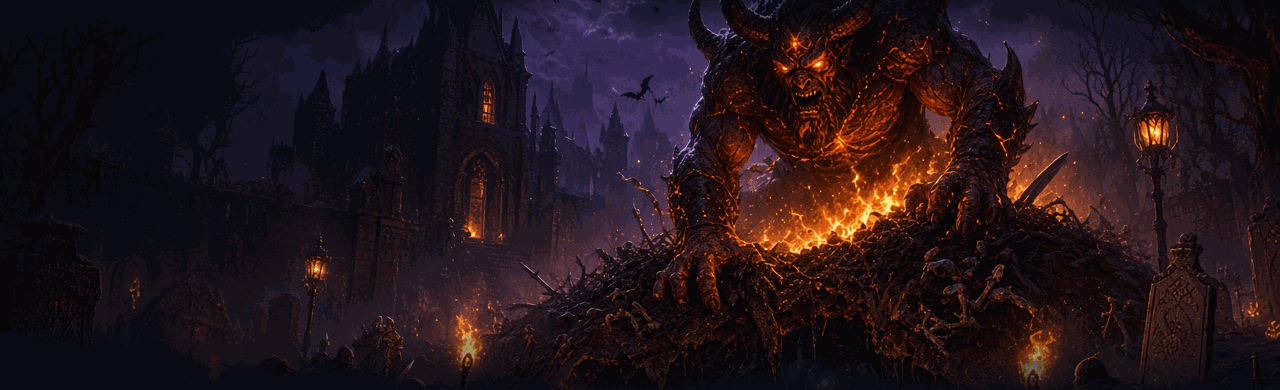
#> input picture images/gravewatch/rising-banner.png, 1280 x 390 px
$ python build-gravewatch-event-card.py
#> lines starting #> are read from the running program, lines starting #| are printed output that depends on the picture
"""Build the HUD event-card thumbnail from the full Gravewatch banner."""

from pathlib import Path

from PIL import Image, ImageEnhance

ROOT = Path(__file__).resolve().parents[1]
source = Image.open(ROOT / "images/gravewatch/rising-banner.png").convert("RGB")
#> source is the input picture: PIL image 1280x390 RGB; mean R, G, B 35.6, 21.4, 27.2

# A close crop keeps the demon, graveyard and fire readable at the HUD's small size.
card = source.crop((360, 35, 1120, 355))
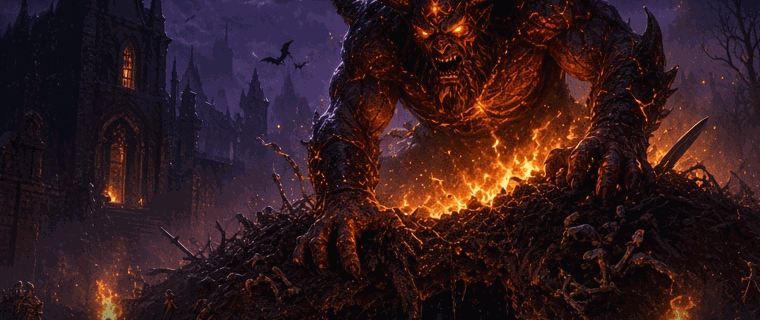
#> card: PIL image 760x320 RGB; mean R, G, B 50.2, 27.2, 30.4
card = ImageEnhance.Contrast(card).enhance(1.12)
card = ImageEnhance.Color(card).enhance(1.08)

# Bake in a left/bottom vignette for UI text while leaving the event art visible.
shade = Image.new("RGBA", card.size, (0, 0, 0, 0))
#> shade: PIL image 760x320 RGBA; every value is 0
pixels = shade.load()
for y in range(shade.height):
    for x in range(shade.width):
        left = max(0.0, 1.0 - x / 470)
        bottom = max(0.0, (y - 185) / 135)
        alpha = int(205 * left + 80 * bottom * (1 - left * 0.45))
        pixels[x, y] = (12, 3, 24, min(225, alpha))

card = Image.alpha_composite(card.convert("RGBA"), shade)
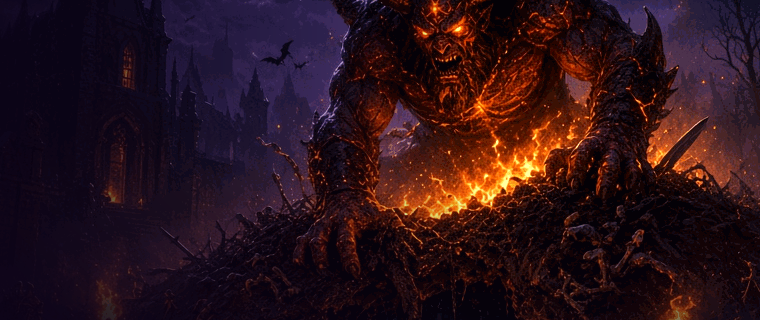
#> card: PIL image 760x320 RGBA; mean R, G, B, A 43.9, 18.9, 26.2, 255
card.save(ROOT / "images/gravewatch/event-card.png", "PNG", optimize=True)
print("Built images/gravewatch/event-card.png")
